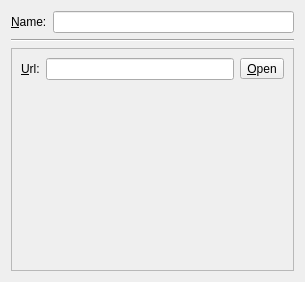
<?xml version="1.0" encoding="UTF-8"?>
<ui version="4.0">
 <class>gui::BookmarkEditor</class>
 <widget class="QWidget" name="gui::BookmarkEditor">
  <property name="geometry">
   <rect>
    <x>0</x>
    <y>0</y>
    <width>305</width>
    <height>282</height>
   </rect>
  </property>
  <property name="windowTitle">
   <string>Form</string>
  </property>
  <layout class="QVBoxLayout" name="verticalLayout">
   <item>
    <layout class="QHBoxLayout" name="horizontalLayout">
     <item>
      <widget class="QLabel" name="label">
       <property name="text">
        <string>&amp;Name:</string>
       </property>
       <property name="buddy">
        <cstring>nameLineEdit</cstring>
       </property>
      </widget>
     </item>
     <item>
      <widget class="QLineEdit" name="nameLineEdit"/>
     </item>
    </layout>
   </item>
   <item>
    <widget class="Line" name="line">
     <property name="orientation">
      <enum>Qt::Orientation::Horizontal</enum>
     </property>
    </widget>
   </item>
   <item>
    <widget class="QStackedWidget" name="stackedWidget">
     <property name="frameShape">
      <enum>QFrame::Shape::StyledPanel</enum>
     </property>
     <widget class="QWidget" name="urlPage">
      <layout class="QGridLayout" name="gridLayout">
       <item row="0" column="0">
        <widget class="QLabel" name="label_2">
         <property name="text">
          <string>&amp;Url:</string>
         </property>
         <property name="buddy">
          <cstring>urlLineEdit</cstring>
         </property>
        </widget>
       </item>
       <item row="0" column="1">
        <widget class="QLineEdit" name="urlLineEdit"/>
       </item>
       <item row="0" column="2">
        <widget class="QToolButton" name="openUrlButton">
         <property name="text">
          <string>&amp;Open</string>
         </property>
        </widget>
       </item>
       <item row="1" column="1">
        <spacer name="verticalSpacer">
         <property name="orientation">
          <enum>Qt::Orientation::Vertical</enum>
         </property>
         <property name="sizeHint" stdset="0">
          <size>
           <width>20</width>
           <height>40</height>
          </size>
         </property>
        </spacer>
       </item>
      </layout>
     </widget>
     <widget class="QWidget" name="folderPage"/>
    </widget>
   </item>
  </layout>
 </widget>
 <resources/>
 <connections/>
</ui>
